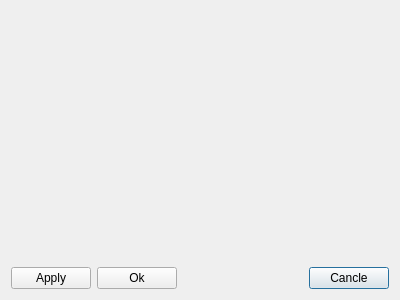
<?xml version="1.0" encoding="UTF-8"?>
<ui version="4.0">
 <class>DeviceOptionDialog</class>
 <widget class="QDialog" name="DeviceOptionDialog">
  <property name="geometry">
   <rect>
    <x>0</x>
    <y>0</y>
    <width>400</width>
    <height>300</height>
   </rect>
  </property>
  <property name="windowTitle">
   <string>Dialog</string>
  </property>
  <layout class="QGridLayout" name="gridLayout">
   <item row="2" column="3">
    <widget class="QPushButton" name="button_cancle">
     <property name="text">
      <string>Cancle</string>
     </property>
    </widget>
   </item>
   <item row="1" column="0" colspan="4">
    <widget class="AudioFormatListWidget" name="audio_format_list_widget" native="true"/>
   </item>
   <item row="2" column="1">
    <widget class="QPushButton" name="button_ok">
     <property name="text">
      <string>Ok</string>
     </property>
    </widget>
   </item>
   <item row="2" column="0">
    <widget class="QPushButton" name="button_apply">
     <property name="text">
      <string>Apply</string>
     </property>
    </widget>
   </item>
   <item row="0" column="0" colspan="4">
    <widget class="AudioDeviceListWidget" name="audio_device_list_widget" native="true"/>
   </item>
   <item row="2" column="2">
    <spacer name="horizontalSpacer">
     <property name="orientation">
      <enum>Qt::Horizontal</enum>
     </property>
     <property name="sizeHint" stdset="0">
      <size>
       <width>40</width>
       <height>20</height>
      </size>
     </property>
    </spacer>
   </item>
  </layout>
 </widget>
 <customwidgets>
  <customwidget>
   <class>AudioFormatListWidget</class>
   <extends>QWidget</extends>
   <header>AudioFormatListWidget.h</header>
   <container>1</container>
  </customwidget>
  <customwidget>
   <class>AudioDeviceListWidget</class>
   <extends>QWidget</extends>
   <header>AudioDeviceListWidget.h</header>
   <container>1</container>
  </customwidget>
 </customwidgets>
 <resources/>
 <connections/>
</ui>
